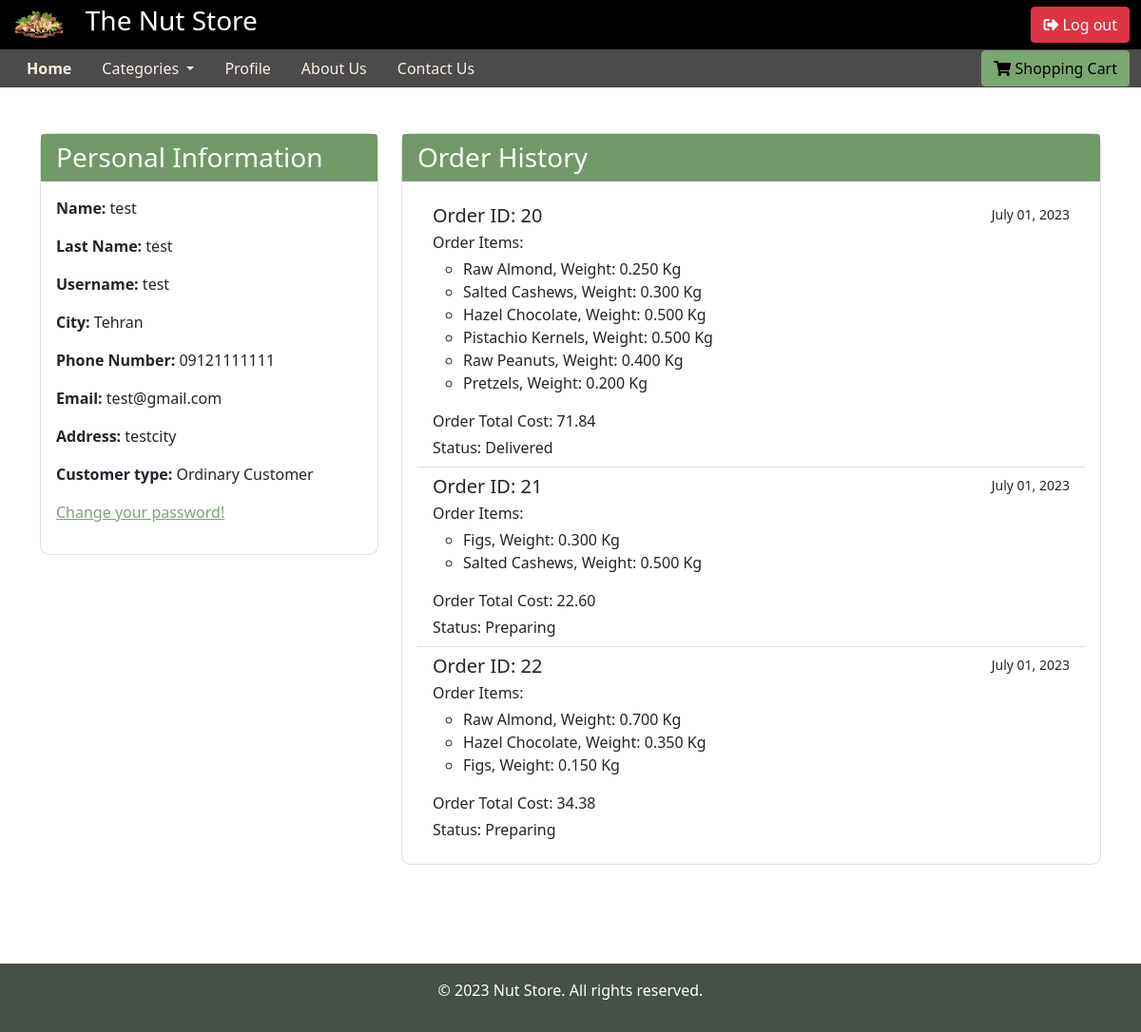
/profile/ (signed in), run on an earlier commit of the app's database.
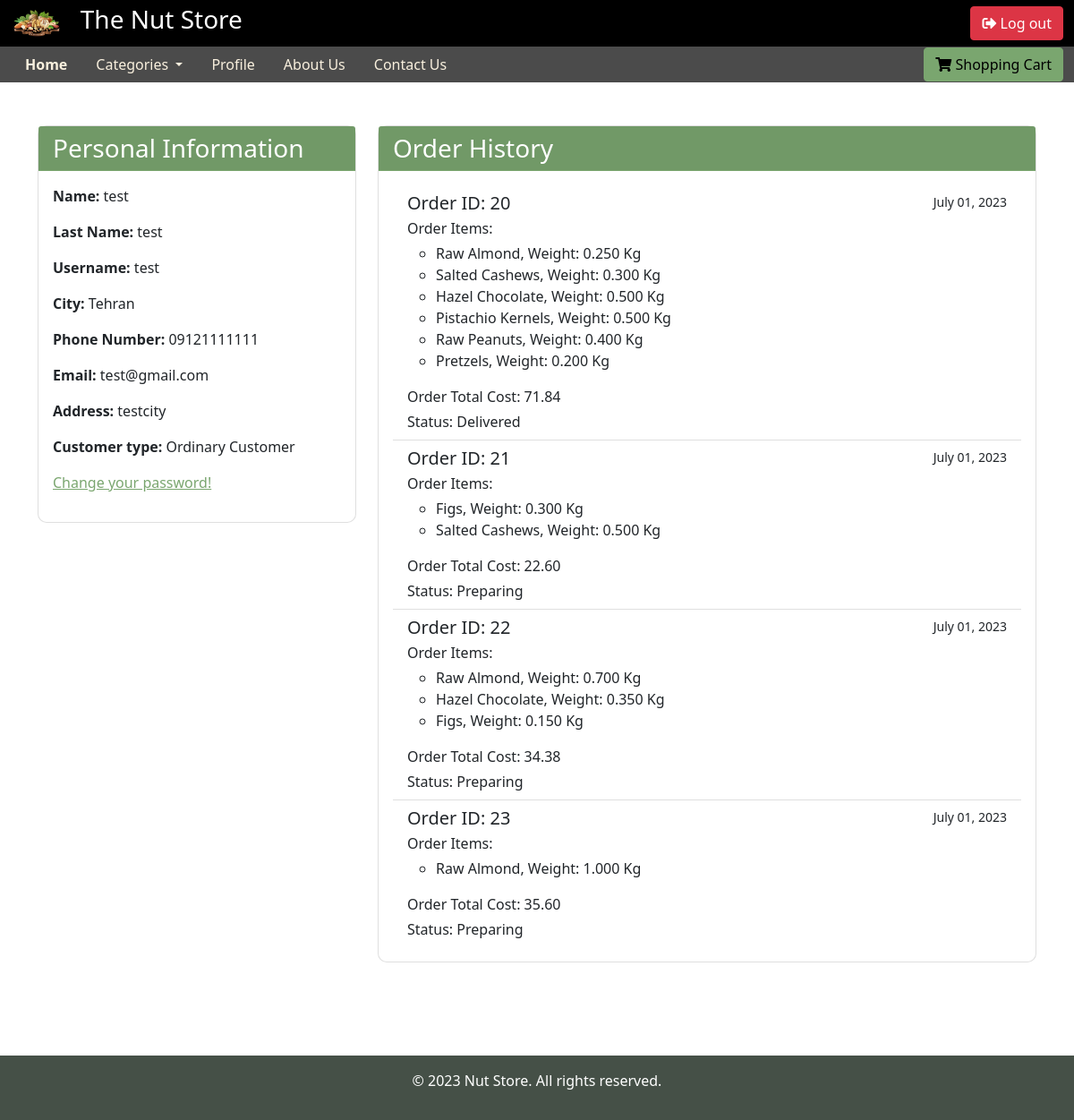
And on a later commit of the database.
### accounts/models.py (models this page shows, shortened)
class CustomUser(AbstractUser):
    name = models.CharField(max_length=100)
    family_name = models.CharField(max_length=100)
    username = models.CharField(max_length=50, unique=True)
    email = models.EmailField(unique=True)
    city = models.ForeignKey(City, null=True, blank=False ,on_delete=models.CASCADE)
    phone_number = models.CharField(max_length=11)  #09121234567
    address = models.CharField(max_length=500)
    is_buyer = models.BooleanField(default=False)
    is_seller = models.BooleanField(default=False)

### Nutstore/models.py (models this page shows, shortened)
class City(models.Model):
    name = models.CharField(max_length=100)
    def __str__(self):
        return self.name

class Order(models.Model):
    user = models.ForeignKey('accounts.CustomUser', on_delete=models.CASCADE)
    items = models.ManyToManyField(CartItem)
    total_cost = models.DecimalField(max_digits=10, decimal_places=2)
    created_at = models.DateTimeField(auto_now_add=True)
    STATUS_CHOICES = (
        ('preparing', 'Preparing'),
        ('delivered', 'Delivered'),
    )
    status = models.CharField(max_length=20, choices=STATUS_CHOICES, default='preparing')

class CartItem(models.Model):
    product = models.ForeignKey(Product, on_delete=models.CASCADE)
    user = models.ForeignKey('accounts.CustomUser', on_delete=models.CASCADE)
    weight = models.DecimalField(max_digits=9, decimal_places=3)    #this actually allows us to have a weight up to 999999.99
    is_active = models.BooleanField(default=True)

class Product(models.Model):
    CATEGORY_CHOICES = (
        ('pistachio', 'Pistachio'),
        ('almond', 'Almond'),
        ('cashew', 'Cashew'),
        ('peanuts', 'Peanuts'),
        ('confectioneries', 'Confectioneries'),
        ('dried fruits', 'Dried Fruits'),
        ('snacks', 'Snacks'),
        ('other', 'Other Products'),
    )
    name = models.CharField(max_length=100)
    description = models.TextField()
    price = models.DecimalField(max_digits=8, decimal_places=2)
    warehouse = models.ForeignKey(Warehouse, on_delete=models.CASCADE)
    stock = models.DecimalField(max_digits = 10, decimal_places = 3)
    category = models.CharField(max_length=200, choices=CATEGORY_CHOICES)
    image = models.URLField(blank=True)

### Nutstore/views.py (the view)
# urls.py: path('profile/', views.profile, name='profile'), #Profile Url
@login_required
def profile(request):
    categories = set(product.category for product in Product.objects.all())
    user = request.user
    orders = Order.objects.filter(user=user)
    context = {
        'categories': categories,
        'user': user,
        'orders': orders,
    }
    return render(request, 'profile.html', context)

### templates/profile.html (shortened to what this page needs)
{% extends 'base.html' %}
{% load static %}
{% block content %}
<div class="container mt-5" style="margin-top: 4rem; margin-bottom: 5rem;">
  <div class="row">
    <div class="col-md-4">
      <div class="card mb-4 border-rounded">
        <div class="card-header header-primary">
          <h3 class="card-title mb-0">Personal Information</h3>
        </div>
        <div class="card-body">
          <p><strong>Name:</strong> {{ user.name }}</p>
          <p><strong>Last Name:</strong> {{ user.family_name }}</p>
          <p><strong>Username:</strong> {{ user.username }}</p>
          <p><strong>City:</strong> {{ user.city }}</p>
          <p><strong>Phone Number:</strong> {{ user.phone_number }}</p>
          <p><strong>Email:</strong> {{ user.email }}</p>
          <p><strong>Address:</strong> {{ user.address }}</p>
          {% if user.is_buyer %}
              <p><strong>Customer type:</strong> Ordinary Customer</p>
          {% elif user.is_seller %}
              <p><strong>Customer type:</strong> WholeSale Customer</p>
          {% endif %}
          <p><a href="{% url 'change_password' %}" style="color: #7aa66f;">Change your password!</a></p>
        </div>
      </div>
    </div>
    <div class="col-md-8">
      <div class="card mb-4 border-rounded">
        <div class="card-header header-secondary">
          <h3 class="card-title mb-0">Order History</h3>
        </div>
        <div class="card-body">
          {% if orders %}
            <ul class="list-group list-group-flush">
              {% for order in orders %}
                <li class="list-group-item">
                  <div class="d-flex w-100 justify-content-between">
                    <h5 class="mb-1">Order ID: {{ order.id }}</h5>
                    <small>{{ order.created_at|date:"F d, Y" }}</small>
                  </div>
                  <p class="mb-1">Order Items:
                    <ul>
                    {% for item in order.items.all %}
                        <li>
                            {{ item.product.name }},
                            Weight: {{ item.weight }} Kg
                        </li>
                    {% endfor %}
                    </ul></p>
                  <p class="mb-1">Order Total Cost: {{ order.total_cost }}</p>
                  <p class="mb-0">Status: {{ order.get_status_display }}</p>
                </li>
              {% endfor %}
            </ul>
          {% else %}
            <p>No orders found.</p>
          {% endif %}
        </div>
      </div>
    </div>
  </div>
</div>
{% endblock %}

### templates/base.html (shortened to what this page needs)
{% load static %}
<!DOCTYPE html>
<html class="vh-100">
<head>
	<link rel="stylesheet" href="https://maxcdn.bootstrapcdn.com/bootstrap/4.5.2/css/bootstrap.min.css">
	<link rel="stylesheet" href="https://cdn.jsdelivr.net/npm/bootstrap@5.1.0/dist/css/bootstrap.min.css">
	<link rel="stylesheet" href="https://cdn.jsdelivr.net/npm/bootstrap-icons@1.7.2/font/bootstrap-icons.css">
	<link rel="stylesheet" href="https://cdnjs.cloudflare.com/ajax/libs/font-awesome/5.15.4/css/all.min.css">
	<link rel="stylesheet" href="{% static 'css/base.css' %}">
</head>
<body class="vh-100">
	<div class="header" style="background-color: black;">
		<div class="container-fluid">
			<div class="row align-items-center">
				<div class="col-md-6">
					<a class="navbar-brand" href="{% url 'home' %}" style="width: 10%; height: 10%;">
						<img src="{% static 'images/logo2.png' %}" class="d-inline-block align-top" alt="Logo" >
					</a>
					<a class="navbar-brand" href="{% url 'home' %}" style="color: white;"><h3>The Nut Store</h3></a>
				</div>
				<div class="col-md-6 text-right">
					{% if user.is_authenticated %}
					<a href="{% url 'logout' %}" class="btn btn-danger"><i class="fa fa-sign-out-alt"></i> Log out</a>
					{% else %}
					<a href="{% url 'login' %}" class="btn btn-primary"><i class="fa fa-sign-in-alt"></i> Log in</a>
					<a href="{% url 'signup' %}" class="btn btn-secondary"><i class="fa fa-user-plus" ></i> Sign up</a>
					{% endif %}
				</div>
			</div>
		</div>
	</div>
	<div class="lower-header" style="background-color:#4b4b4b;">
		<div class="container-fluid">
			<div class="row align-items-center">
				<div class="col-md-6">
					<ul class="nav">
						<li class="nav-item">
							<a class="nav-link active" href="{% url 'home' %}"><strong>Home</strong></a>
						</li>
						<li class="nav-item dropdown">
							<a
							  class="nav-link dropdown-toggle"
							  href="#"
							  id="navbarDropdown"
							  role="button"
							  data-bs-toggle="dropdown"
							  aria-expanded="false"
							>
							  Categories
							</a>
						</li>
						{% if user.is_authenticated %}
						<li class="nav-item">
							<a class="nav-link" href="{% url 'profile' %}">Profile</a>
						</li>
						{% endif %}
						<li class="nav-item">
							<a class="nav-link" href="{% url 'about' %}">About Us</a>
						</li>
						<li class="nav-item">
							<a class="nav-link" href="{% url 'contact' %}" >Contact Us</a>
						</li>
					</ul>
				</div>
				<div class="col-md-6 text-right">
					<a href="{% url 'cart' %}" class="btn btn-info" style="background-color: #7aa66f; border-color: #7aa66f;"><i class="fa fa-shopping-cart"></i> Shopping Cart</a>
				</div>
			</div>
		</div>
	</div>
	<div>
  		{% block content %}
  		{% endblock content %}
	</div>
  	<footer style="background-color: #455047; color:white;  bottom: 0; left: 0; right: 0;" class="py-3">
		<div class="container text-center">
			<p>&copy; 2023 Nut Store. All rights reserved.</p>
		</div>
  	</footer>
</body>
</html>

### static/css/base.css (style rules this page uses)
img { display: block; width: 100%; height: auto; }

### templates/profile.html (style rules this page uses)
.header-primary { background-color: #719967; color: #fff; border-color: #7aa66f; }
.header-secondary { background-color: #719967; color: #fff; border-color: #7aa66f; }
.border-rounded { border-radius: 10px; }

### templates/base.html (style rules this page uses)
.nav-link { color: #f9f0de; }

What changed in the data, as far as the page shows it:
added Order: id "23", created_at "July 01, 2023", total_cost "35.60", status "Preparing"
added CartItem: product.name "Raw Almond", weight "1.000", shown under "23"
